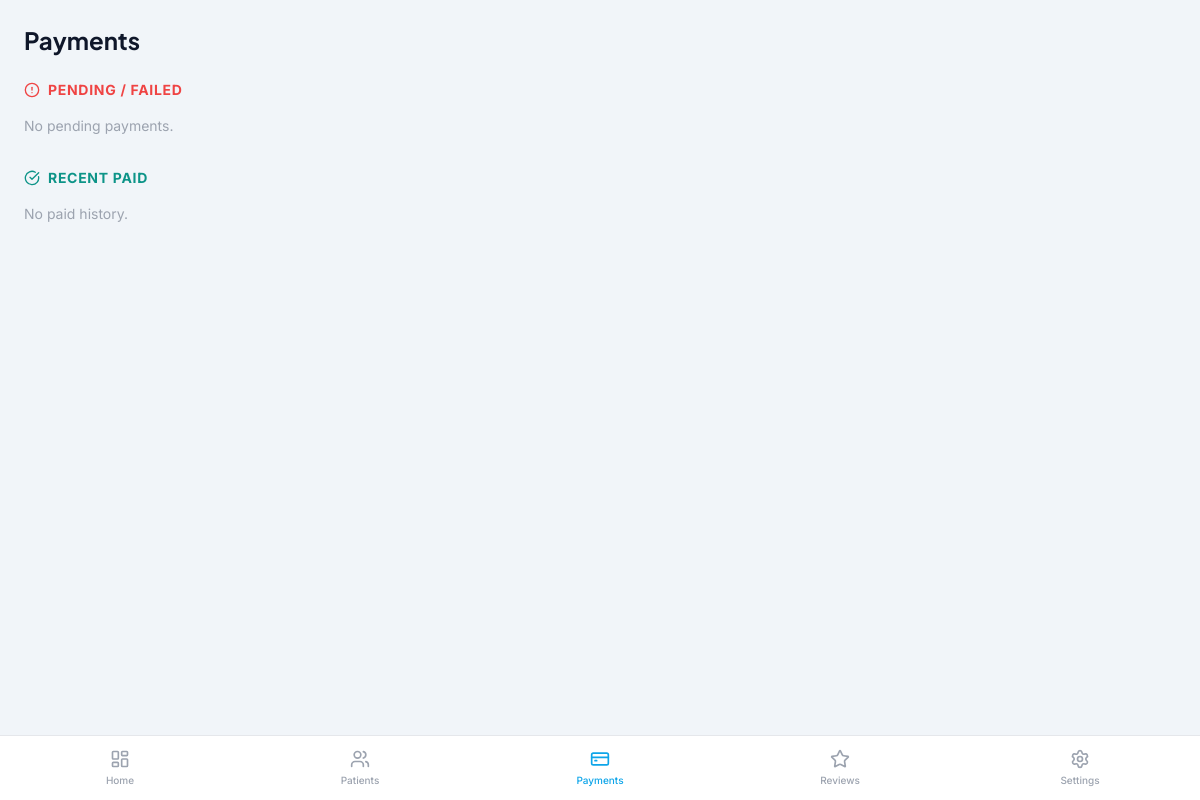
Before: /custom-admin/payments/ (signed in) with the older database file.
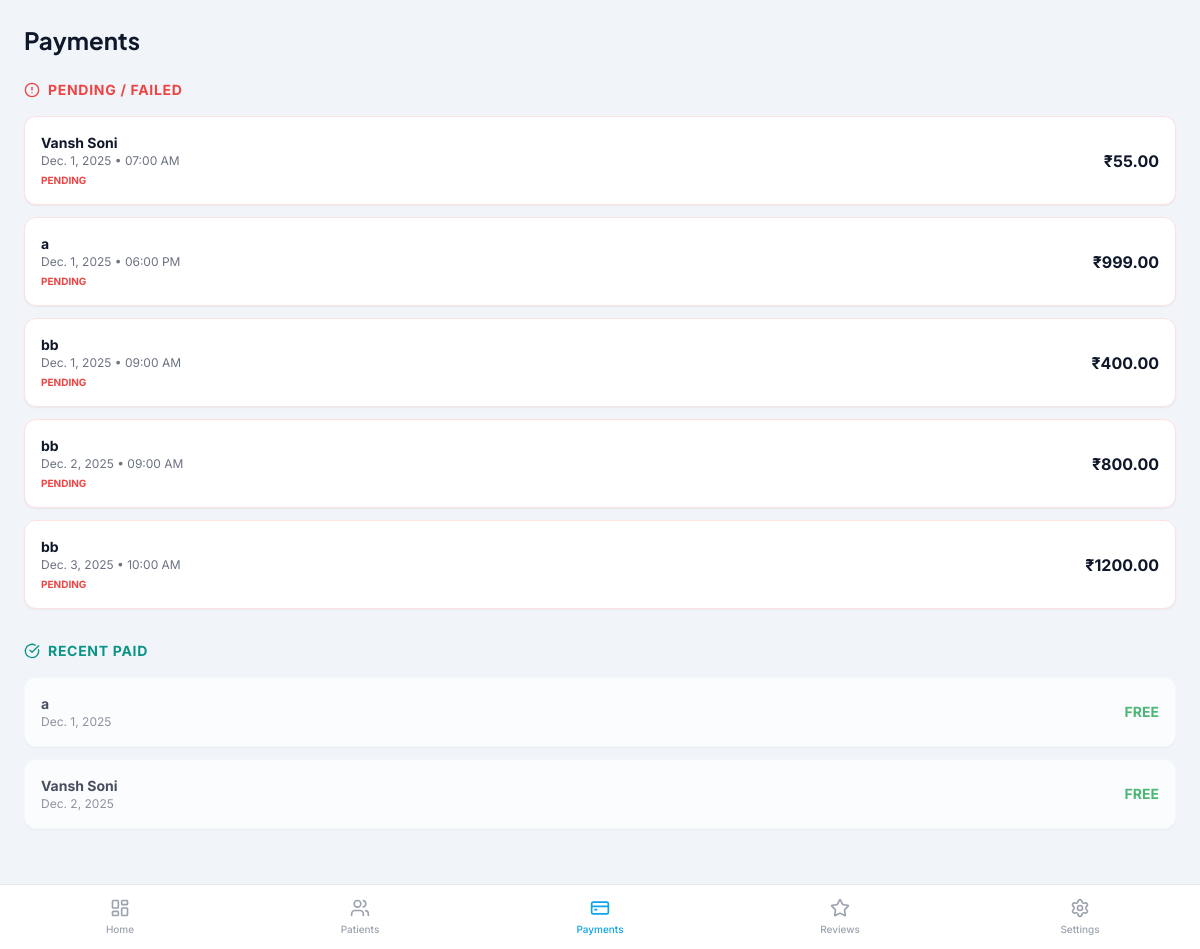
After: the same page with the newer database file.
### appointments/models.py (models this page shows, shortened)
class Appointment(models.Model):
    STATUS_CHOICES = [
        ('PENDING', 'Pending'),
        ('CONFIRMED', 'Confirmed'),
        ('COMPLETED', 'Completed'),
        ('CANCELLED', 'Cancelled'),
    ]
    PAYMENT_STATUS_CHOICES = [
        ('PENDING', 'Pending'),
        ('PAID', 'Paid'),
        ('FAILED', 'Failed'),
    ]
    BOOKING_SOURCE_CHOICES = [
        ('PATIENT', 'Patient'),
        ('DOCTOR', 'Doctor'),
    ]
    patient = models.ForeignKey(Patient, on_delete=models.CASCADE, related_name='appointments')
    slot = models.ForeignKey(DailySlot, on_delete=models.CASCADE, related_name='appointments')
    status = models.CharField(max_length=20, choices=STATUS_CHOICES, default='CONFIRMED') # Default confirmed for patient booking
    payment_status = models.CharField(max_length=20, choices=PAYMENT_STATUS_CHOICES, default='PENDING')
    booking_source = models.CharField(max_length=10, choices=BOOKING_SOURCE_CHOICES, default='PATIENT')
    symptoms = models.TextField(blank=True, null=True)
    fee = models.DecimalField(max_digits=10, decimal_places=2, null=True, blank=True)
    is_free = models.BooleanField(default=False)
    razorpay_order_id = models.CharField(max_length=100, null=True, blank=True)
    razorpay_payment_id = models.CharField(max_length=100, null=True, blank=True)
    razorpay_signature = models.CharField(max_length=200, null=True, blank=True)
    created_at = models.DateTimeField(auto_now_add=True)
    updated_at = models.DateTimeField(auto_now=True)

class DailySlot(models.Model):
    date = models.DateField()
    time = models.TimeField()
    capacity = models.PositiveIntegerField(default=1)
    booked_count = models.PositiveIntegerField(default=0)
    is_active = models.BooleanField(default=True)
    class Meta:
        unique_together = ('date', 'time')
        ordering = ['date', 'time']

### accounts/models.py (models this page shows, shortened)
class Patient(models.Model):
    GENDER_CHOICES = [
        ('M', 'Male'),
        ('F', 'Female'),
        ('O', 'Other'),
    ]
    user = models.OneToOneField(User, on_delete=models.CASCADE)
    full_name = models.CharField(max_length=120)
    email = models.EmailField()
    phone = models.CharField(max_length=20, unique=True)
    dob = models.DateField(null=True, blank=True)
    gender = models.CharField(max_length=1, choices=GENDER_CHOICES)
    country = models.CharField(max_length=50)
    address = models.TextField(null=True, blank=True)
    created_at = models.DateTimeField(auto_now_add=True)

### adminpanel/views.py (the view)
# urls.py: path('payments/', views.payments, name='payments'),
@login_required
def payments(request):
    pending = Appointment.objects.filter(
        payment_status__in=['PENDING', 'FAILED'],
        fee__isnull=False,
        is_free=False
    ).select_related('patient', 'slot').order_by('slot__date')
    paid = Appointment.objects.filter(
        Q(payment_status='PAID') | Q(is_free=True)
    ).select_related('patient', 'slot').order_by('-updated_at')[:50]
    context = {
        'pending': pending,
        'paid': paid,
        'active_tab': 'payments'
    }
    return render(request, 'adminpanel/payments.html', context)

### templates/adminpanel/payments.html
{% extends 'adminpanel/base_mobile.html' %} {% block content %}
<div class="p-6">
  <h1 class="text-2xl font-heading font-bold text-primary mb-6">Payments</h1>
  <div class="mb-8">
    <h2
      class="text-sm font-bold text-red-500 uppercase tracking-wider mb-4 flex items-center gap-2"
    >
      <i data-lucide="alert-circle" class="w-4 h-4"></i> Pending / Failed
    </h2>
    {% if pending %}
    <div class="space-y-3">
      {% for appt in pending %}
      <div
        class="bg-white p-4 rounded-xl border border-red-100 shadow-sm flex justify-between items-center"
      >
        <div>
          <h3 class="font-bold text-primary text-sm">
            {{ appt.patient.full_name }}
          </h3>
          <p class="text-xs text-gray-500">
            {{ appt.slot.date }} • {{ appt.slot.time|date:"h:i A" }}
          </p>
          <span class="text-[10px] font-bold text-red-500 uppercase mt-1 block"
            >{{ appt.payment_status }}</span
          >
        </div>
        <div class="text-right">
          <span class="block font-bold text-primary"
            >{% if appt.is_free %}<span class="text-green-600">FREE</span>{% elif appt.fee %}₹{{ appt.fee }}{% else %}<span class="text-gray-400 text-xs">Not Set</span>{% endif %}</span
          >
        </div>
      </div>
      {% endfor %}
    </div>
    {% else %}
    <p class="text-gray-400 text-sm">No pending payments.</p>
    {% endif %}
  </div>
  <div>
    <h2
      class="text-sm font-bold text-teal-600 uppercase tracking-wider mb-4 flex items-center gap-2"
    >
      <i data-lucide="check-circle" class="w-4 h-4"></i> Recent Paid
    </h2>
    {% if paid %}
    <div class="space-y-3">
      {% for appt in paid %}
      <div
        class="bg-white p-4 rounded-xl border border-teal-50 shadow-sm flex justify-between items-center opacity-75"
      >
        <div>
          <h3 class="font-bold text-primary text-sm">
            {{ appt.patient.full_name }}
          </h3>
          <p class="text-xs text-gray-500">{{ appt.slot.date }}</p>
        </div>
        <span class="font-bold text-teal-600 text-sm"
          >{% if appt.is_free %}<span class="text-green-600">FREE</span>{% elif appt.fee %}₹{{ appt.fee }}{% else %}<span class="text-gray-400 text-xs">Not Set</span>{% endif %}</span
        >
      </div>
      {% endfor %}
    </div>
    {% else %}
    <p class="text-gray-400 text-sm">No paid history.</p>
    {% endif %}
  </div>
</div>
{% endblock %}

Changed rows visible on the page:
added Appointment: patient.full_name "Vansh Soni", slot "Dec. 1, 2025", slot.time "07:00 AM", payment_status "PENDING", fee "55.00", shown under "PENDING / FAILED"
added Appointment: patient.full_name "a", slot "Dec. 1, 2025", slot.time "06:00 PM", payment_status "PENDING", fee "999.00", shown under "PENDING / FAILED"
added Appointment: patient.full_name "bb", slot "Dec. 1, 2025", slot.time "09:00 AM", payment_status "PENDING", fee "400.00", shown under "PENDING / FAILED"
added Appointment: patient.full_name "bb", slot "Dec. 2, 2025", slot.time "09:00 AM", payment_status "PENDING", fee "800.00", shown under "PENDING / FAILED"
added Appointment: patient.full_name "bb", slot "Dec. 3, 2025", slot.time "10:00 AM", payment_status "PENDING", fee "1200.00", shown under "PENDING / FAILED"
added Appointment: patient.full_name "a", slot "Dec. 1, 2025", is_free "FREE", shown under "RECENT PAID"
added Appointment: patient.full_name "Vansh Soni", slot "Dec. 2, 2025", is_free "FREE", shown under "RECENT PAID"
Other visible differences:
text no longer shown: "No pending payments. No paid history."
